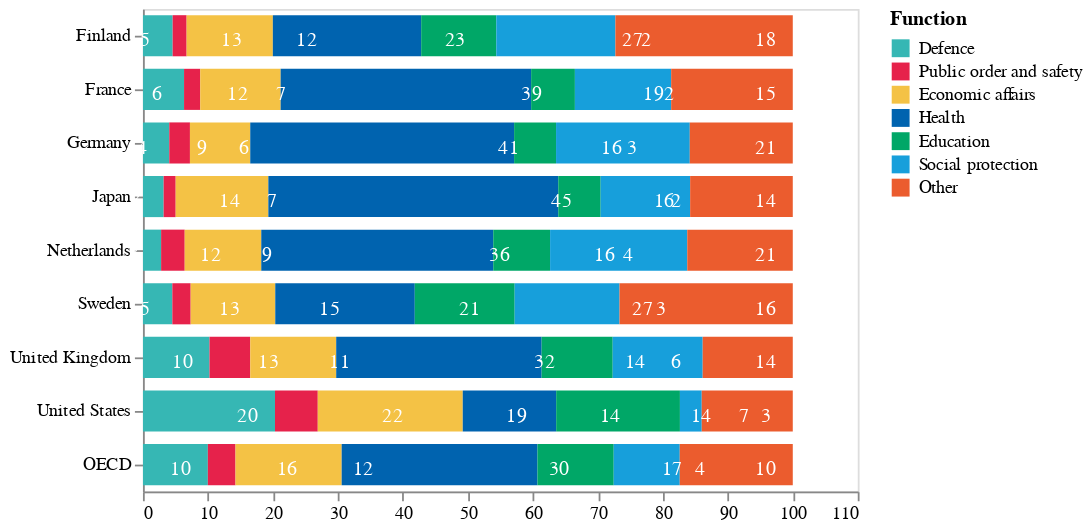

The code cell stored with this chart in its notebook:
### Code cell
bars = (
    alt.Chart(df)
    .mark_bar(size=23)
    .encode(
        x=alt.X("sum(Ammount):Q", stack="zero", axis=alt.Axis(grid=False, title="")),
        y=alt.Y("Country:N", sort=[], axis=alt.Axis(grid=False, title="")),
        color=alt.Color(
            "Function",
            scale=alt.Scale(domain=df["Function"].unique(), range=category_color),
            sort=df["Function"].unique(),
        ),
    )
)

text = (
    alt.Chart(df)
    .mark_text(dx=-15, dy=3, color="white")
    .encode(
        x=alt.X("sum(Ammount):Q", stack="zero"),
        y=alt.Y("Country:N", sort=[]),
        detail="Function:N",
        text=alt.Text("sum(Ammount):Q", format=".0f"),
    )
)

layer1 = (bars + text).properties(height=alt.Step(30))
layer1.save("visualisation/" + f + ".json")
layer1

### Figure 1 — Vega-Lite specification as saved in the notebook (floating-point values rounded to 4 significant figures)
{"config": {"view": {"continuousWidth": 400, "continuousHeight": 300}}, "layer": [{"mark": {"type": "bar", "size": 23}, "encoding": {"color": {"type": "nominal", "field": "Function", "scale": {"domain": ["Defence", "Public order and safety", "Economic affairs", "Health", "Education", "Social protection", "Other"], "range": ["#36B7B4", "#E6224B", "#F4C245", "#0063AF", "#00A767", "#179FDB", "#EB5C2E"]}, "sort": ["Defence", "Public order and safety", "Economic affairs", "Health", "Education", "Social protection", "Other"]}, "x": {"type": "quantitative", "aggregate": "sum", "axis": {"grid": false, "title": ""}, "field": "Ammount", "stack": "zero"}, "y": {"type": "nominal", "axis": {"grid": false, "title": ""}, "field": "Country", "sort": []}}}, {"mark": {"type": "text", "color": "white", "dx": -15, "dy": 3}, "encoding": {"detail": {"type": "nominal", "field": "Function"}, "text": {"type": "quantitative", "aggregate": "sum", "field": "Ammount", "format": ".0f"}, "x": {"type": "quantitative", "aggregate": "sum", "field": "Ammount", "stack": "zero"}, "y": {"type": "nominal", "field": "Country", "sort": []}}}], "data": {"name": "data-38cec76bd7d5e53a2f15965c9aa6bb78"}, "height": {"step": 30}, "$schema": "https://vega.github.io/schema/vega-lite/v4.8.1.json", "datasets": {"data-38cec76bd7d5e53a2f15965c9aa6bb78": [{"Country": "Finland", "Function": "Defence", "Ammount": 4.568}, {"Country": "Finland", "Function": "Public order and safety", "Ammount": 2.151}, {"Country": "Finland", "Function": "Economic affairs", "Ammount": 13.27}, {"Country": "Finland", "Function": "Health", "Ammount": 22.83}, {"Country": "Finland", "Function": "Education", "Ammount": 11.56}, {"Country": "Finland", "Function": "Social protection", "Ammount": 18.33}, {"Country": "Finland", "Function": "Other", "Ammount": 27.3}, {"Country": "France", "Function": "Defence", "Ammount": 6.323}, {"Country": "France", "Function": "Public order and safety", "Ammount": 2.489}, {"Country": "France", "Function": "Economic affairs", "Ammount": 12.38}, {"Country": "France", "Function": "Health", "Ammount": 38.55}, {"Country": "France", "Function": "Education", "Ammount": 6.735}, {"Country": "France", "Function": "Social protection", "Ammount": 14.81}, {"Country": "France", "Function": "Other", "Ammount": 18.72}, {"Country": "Germany", "Function": "Defence", "Ammount": 4.048}, {"Country": "Germany", "Function": "Public order and safety", "Ammount": 3.182}, {"Country": "Germany", "Function": "Economic affairs", "Ammount": 9.28}, {"Country": "Germany", "Function": "Health", "Ammount": 40.61}, {"Country": "Germany", "Function": "Education", "Ammount": 6.454}, {"Country": "Germany", "Function": "Social protection", "Ammount": 20.58}, {"Country": "Germany", "Function": "Other", "Ammount": 15.85}, {"Country": "Japan", "Function": "Defence", "Ammount": 3.183}, {"Country": "Japan", "Function": "Public order and safety", "Ammount": 1.852}, {"Country": "Japan", "Function": "Economic affairs", "Ammount": 14.26}, {"Country": "Japan", "Function": "Health", "Ammount": 44.62}, {"Country": "Japan", "Function": "Education", "Ammount": 6.525}, {"Country": "Japan", "Function": "Social protection", "Ammount": 13.77}, {"Country": "Japan", "Function": "Other", "Ammount": 15.79}, {"Country": "Netherlands", "Function": "Defence", "Ammount": 2.793}, {"Country": "Netherlands", "Function": "Public order and safety", "Ammount": 3.632}, {"Country": "Netherlands", "Function": "Economic affairs", "Ammount": 11.78}, {"Country": "Netherlands", "Function": "Health", "Ammount": 35.7}, {"Country": "Netherlands", "Function": "Education", "Ammount": 8.746}, {"Country": "Netherlands", "Function": "Social protection", "Ammount": 21.11}, {"Country": "Netherlands", "Function": "Other", "Ammount": 16.24}, {"Country": "Sweden", "Function": "Defence", "Ammount": 4.519}, {"Country": "Sweden", "Function": "Public order and safety", "Ammount": 2.823}, {"Country": "Sweden", "Function": "Economic affairs", "Ammount": 13.02}, {"Country": "Sweden", "Function": "Health", "Ammount": 21.47}, {"Country": "Sweden", "Function": "Education", "Ammount": 15.37}, {"Country": "Sweden", "Function": "Social protection", "Ammount": 16.14}, {"Country": "Sweden", "Function": "Other", "Ammount": 26.66}, {"Country": "United Kingdom", "Function": "Defence", "Ammount": 10.24}, {"Country": "United Kingdom", "Function": "Public order and safety", "Ammount": 6.273}, {"Country": "United Kingdom", "Function": "Economic affairs", "Ammount": 13.23}, {"Country": "United Kingdom", "Function": "Health", "Ammount": 31.62}, {"Country": "United Kingdom", "Function": "Education", "Ammount": 10.94}, {"Country": "United Kingdom", "Function": "Social protection", "Ammount": 13.85}, {"Country": "United Kingdom", "Function": "Other", "Ammount": 13.86}, {"Country": "United States", "Function": "Defence", "Ammount": 20.32}, {"Country": "United States", "Function": "Public order and safety", "Ammount": 6.58}, {"Country": "United States", "Function": "Economic affairs", "Ammount": 22.31}, {"Country": "United States", "Function": "Health", "Ammount": 14.38}, {"Country": "United States", "Function": "Education", "Ammount": 19.04}, {"Country": "United States", "Function": "Social protection", "Ammount": 3.356}, {"Country": "United States", "Function": "Other", "Ammount": 14.01}, {"Country": "OECD", "Function": "Defence", "Ammount": 9.987}, {"Country": "OECD", "Function": "Public order and safety", "Ammount": 4.254}, {"Country": "OECD", "Function": "Economic affairs", "Ammount": 16.34}, {"Country": "OECD", "Function": "Health", "Ammount": 30.13}, {"Country": "OECD", "Function": "Education", "Ammount": 11.73}, {"Country": "OECD", "Function": "Social protection", "Ammount": 10.16}, {"Country": "OECD", "Function": "Other", "Ammount": 17.39}]}}
